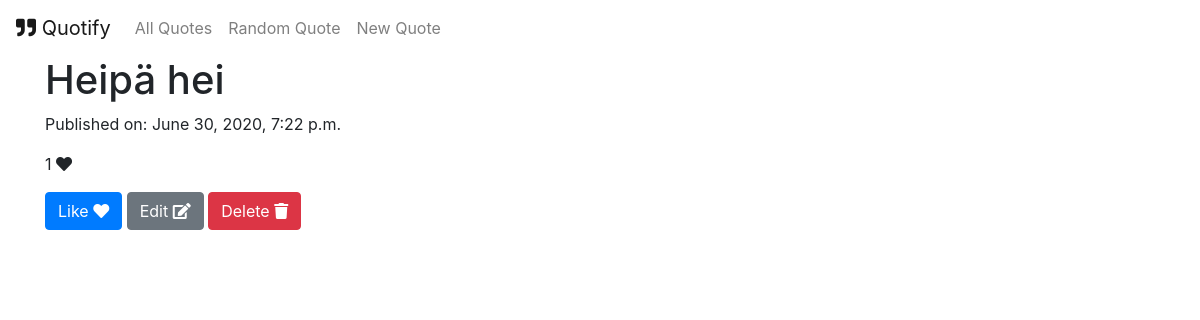
The app's page /quotes/10/ with its own data.
### quotes/models.py (models this page shows, shortened)
class Quote(models.Model):
    quote_text = models.CharField(max_length=1000)
    pub_date = models.DateTimeField('date published', auto_now=True)
    likes = models.IntegerField(default=0)

### quotes/views.py (the view)
# urls.py: path('<int:pk>/', views.DetailView.as_view(), name='detail'),
class DetailView(generic.DetailView):
    model = Quote
    template_name = 'quotes/detail.html'

### quotes/templates/quotes/detail.html
{% extends 'quotes/base.html' %}
{% block content %}
    <h1>{{ quote.quote_text }}</h1>
    <p>Published on: {{ quote.pub_date }}</p>
    <p>{{ quote.likes }} <i class="fas fa-heart"></i></p>
    <a class="btn btn-primary" href="{% url 'quotes:like' quote.id %}">Like <i class="fas fa-heart"></i></a>
    <a class="btn btn-secondary" href="{% url 'quotes:edit' quote.id %}">Edit <i class="fas fa-edit"></i></a>
    <a class="btn btn-danger" href="{% url 'quotes:delete' quote.id %}">Delete <i class="fas fa-trash"></i></a>
{% endblock %}

### records on screen
Quote: quote_text "Heipä hei", pub_date "June 30, 2020, 7:22 p.m.", likes "1"
